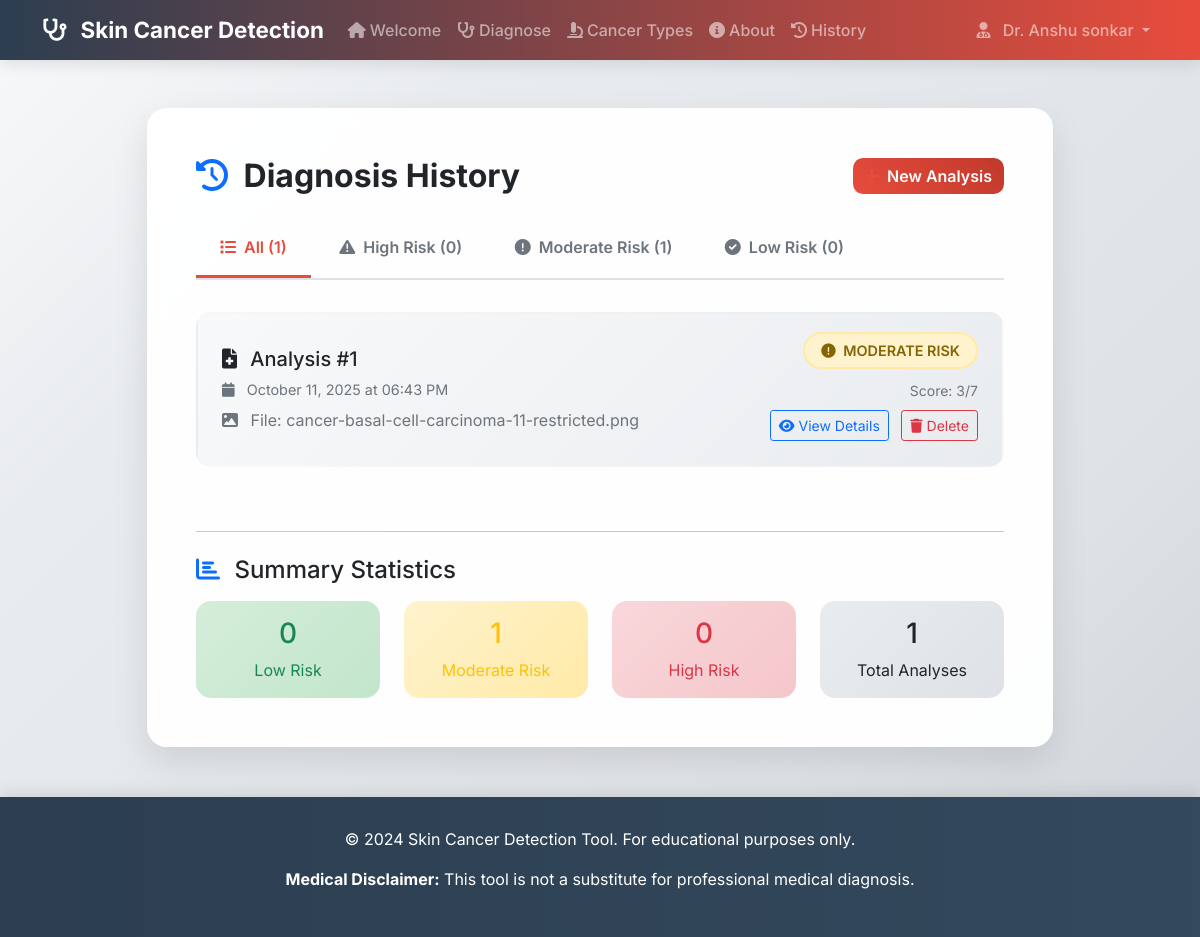
The page /history (signed in) on the database its author committed.
### app.py (models this page shows, shortened)
class User(UserMixin, db.Model):
    id = db.Column(db.Integer, primary_key=True)
    username = db.Column(db.String(80), unique=True, nullable=False)
    email = db.Column(db.String(120), unique=True, nullable=False)
    password_hash = db.Column(db.String(128), nullable=False)
    created_at = db.Column(db.DateTime, default=datetime.utcnow)

class AnalysisHistory(db.Model):
    id = db.Column(db.Integer, primary_key=True)
    user_id = db.Column(db.Integer, db.ForeignKey('user.id'), nullable=False)
    filename = db.Column(db.String(255), nullable=False)
    risk_level = db.Column(db.String(50), nullable=False)
    risk_score = db.Column(db.Integer, nullable=False)
    analysis_date = db.Column(db.DateTime, default=datetime.utcnow)
    user = db.relationship('User', backref=db.backref('analyses', lazy=True))

### app.py (the view)
@app.route('/history')
@login_required
def history():
    analyses = AnalysisHistory.query.filter_by(user_id=current_user.id).order_by(AnalysisHistory.analysis_date.desc()).all()
    return render_template('history.html', analyses=analyses)

### app.py (called while the page is built)
@login_manager.user_loader
def load_user(user_id):
    return User.query.get(int(user_id))

### Template/history.html (shortened to what this page needs)
{% extends "base.html" %}
{% block content %}
<div class="container-fluid">
    <div class="row justify-content-center">
        <div class="col-lg-10">
            <div class="history-card p-5 page-enter">
                <div class="d-flex justify-content-between align-items-center mb-4">
                    <h2 class="fw-bold mb-0">
                        <i class="fas fa-history text-primary me-2"></i>
                        Diagnosis History
                    </h2>
                    <div>
                        <a href="{{ url_for('diagnose') }}" class="btn btn-primary">
                            <i class="fas fa-plus me-2"></i>New Analysis
                        </a>
                    </div>
                </div>
                <div class="filter-tabs">
                    <button class="filter-tab active" onclick="filterAnalyses('all')">
                        <i class="fas fa-list me-2"></i>All ({{ analyses|length }})
                    </button>
                    <button class="filter-tab" onclick="filterAnalyses('HIGH')">
                        <i class="fas fa-exclamation-triangle me-2"></i>High Risk ({{ analyses|selectattr('risk_level', 'equalto', 'HIGH')|list|length }})
                    </button>
                    <button class="filter-tab" onclick="filterAnalyses('MODERATE')">
                        <i class="fas fa-exclamation-circle me-2"></i>Moderate Risk ({{ analyses|selectattr('risk_level', 'equalto', 'MODERATE')|list|length }})
                    </button>
                    <button class="filter-tab" onclick="filterAnalyses('LOW')">
                        <i class="fas fa-check-circle me-2"></i>Low Risk ({{ analyses|selectattr('risk_level', 'equalto', 'LOW')|list|length }})
                    </button>
                </div>
                {% if analyses %}
                <div id="analyses-container">
                    {% for analysis in analyses %}
                    <div class="analysis-item page-enter-delay" data-risk="{{ analysis.risk_level }}">
                        <div class="row align-items-center">
                            <div class="col-md-8">
                                <h5 class="mb-2">
                                    <i class="fas fa-file-medical me-2"></i>
                                    Analysis #{{ analysis.id }}
                                </h5>
                                <p class="analysis-date mb-2">
                                    <i class="fas fa-calendar me-2"></i>
                                    {{ analysis.analysis_date.strftime('%B %d, %Y at %I:%M %p') }}
                                </p>
                                <p class="text-muted mb-0">
                                    <i class="fas fa-image me-2"></i>
                                    File: {{ analysis.filename.split('_', 1)[1] if '_' in analysis.filename else analysis.filename }}
                                </p>
                            </div>
                            <div class="col-md-4 text-end">
                                <div class="mb-3">
                                    <span class="risk-badge risk-{{ analysis.risk_level }}">
                                        {% if analysis.risk_level == 'HIGH' %}
                                            <i class="fas fa-exclamation-triangle me-1"></i>
                                        {% elif analysis.risk_level == 'MODERATE' %}
                                            <i class="fas fa-exclamation-circle me-1"></i>
                                        {% else %}
                                            <i class="fas fa-check-circle me-1"></i>
                                        {% endif %}
                                        {{ analysis.risk_level }} RISK
                                    </span>
                                </div>
                                <div class="text-muted">
                                    <small>Score: {{ analysis.risk_score }}/7</small>
                                </div>
                                <div class="mt-2">
                                    <button class="btn btn-outline-primary btn-sm me-2" onclick="viewAnalysis('{{ analysis.id }}')">
                                        <i class="fas fa-eye me-1"></i>View Details
                                    </button>
                                    <button class="btn btn-outline-danger btn-sm" onclick="deleteAnalysis('{{ analysis.id }}')">
                                        <i class="fas fa-trash me-1"></i>Delete
                                    </button>
                                </div>
                            </div>
                        </div>
                    </div>
                    {% endfor %}
                </div>
                {% endif %}
                {% if analyses %}
                <div class="row mt-5">
                    <div class="col-12">
                        <hr class="mb-4">
                        <h4 class="mb-3">
                            <i class="fas fa-chart-bar text-primary me-2"></i>
                            Summary Statistics
                        </h4>
                        <div class="row g-4">
                            <div class="col-md-3">
                                <div class="text-center p-3" style="background: linear-gradient(135deg, #d4edda, #c3e6cb); border-radius: 15px;">
                                    <h3 class="text-success">{{ analyses|selectattr('risk_level', 'equalto', 'LOW')|list|length }}</h3>
                                    <p class="mb-0 text-success">Low Risk</p>
                                </div>
                            </div>
                            <div class="col-md-3">
                                <div class="text-center p-3" style="background: linear-gradient(135deg, #fff3cd, #ffeaa7); border-radius: 15px;">
                                    <h3 class="text-warning">{{ analyses|selectattr('risk_level', 'equalto', 'MODERATE')|list|length }}</h3>
                                    <p class="mb-0 text-warning">Moderate Risk</p>
                                </div>
                            </div>
                            <div class="col-md-3">
                                <div class="text-center p-3" style="background: linear-gradient(135deg, #f8d7da, #f5c6cb); border-radius: 15px;">
                                    <h3 class="text-danger">{{ analyses|selectattr('risk_level', 'equalto', 'HIGH')|list|length }}</h3>
                                    <p class="mb-0 text-danger">High Risk</p>
                                </div>
                            </div>
                            <div class="col-md-3">
                                <div class="text-center p-3" style="background: linear-gradient(135deg, #e9ecef, #dee2e6); border-radius: 15px;">
                                    <h3 class="text-dark">{{ analyses|length }}</h3>
                                    <p class="mb-0 text-dark">Total Analyses</p>
                                </div>
                            </div>
                        </div>
                    </div>
                </div>
                {% endif %}
            </div>
        </div>
    </div>
</div>
{% endblock %}

### Template/base.html (shortened to what this page needs)
<!DOCTYPE html>
<html lang="en">
<head>
    <link href="https://cdn.jsdelivr.net/npm/bootstrap@5.1.3/dist/css/bootstrap.min.css" rel="stylesheet">
    <link href="https://cdnjs.cloudflare.com/ajax/libs/font-awesome/6.0.0/css/all.min.css" rel="stylesheet">
    <link href="{{ url_for('static', filename='css/animations.css') }}" rel="stylesheet">
</head>
<body>
    <nav class="navbar navbar-expand-lg navbar-dark navbar-enhanced">
        <div class="container">
            <a class="navbar-brand" href="{% if current_user.is_authenticated %}{{ url_for('welcome') }}{% else %}{{ url_for('login') }}{% endif %}">
                <i class="fas fa-stethoscope me-2 stethoscope-animated"></i>
                <span class="d-none d-md-inline">Skin Cancer Detection</span>
            </a>
            <div class="collapse navbar-collapse" id="navbarNav">
                {% if current_user.is_authenticated %}
                <ul class="navbar-nav me-auto">
                    <li class="nav-item">
                        <a class="nav-link nav-link-enhanced" href="{{ url_for('welcome') }}">
                            <i class="fas fa-home me-1 medical-icon-animated"></i>Welcome
                        </a>
                    </li>
                    <li class="nav-item">
                        <a class="nav-link nav-link-enhanced" href="{{ url_for('diagnose') }}">
                            <i class="fas fa-stethoscope me-1 medical-icon-animated"></i>Diagnose
                        </a>
                    </li>
                    <li class="nav-item">
                        <a class="nav-link nav-link-enhanced" href="{{ url_for('cancer_types') }}">
                            <i class="fas fa-microscope me-1 medical-icon-animated"></i>Cancer Types
                        </a>
                    </li>
                    <li class="nav-item">
                        <a class="nav-link nav-link-enhanced" href="{{ url_for('about') }}">
                            <i class="fas fa-info-circle me-1 medical-icon-animated"></i>About
                        </a>
                    </li>
                    <li class="nav-item">
                        <a class="nav-link nav-link-enhanced" href="{{ url_for('history') }}">
                            <i class="fas fa-history me-1 medical-icon-animated"></i>History
                        </a>
                    </li>
                </ul>
                <ul class="navbar-nav">
                    <li class="nav-item dropdown">
                        <a class="nav-link dropdown-toggle" href="#" id="navbarDropdown" role="button" data-bs-toggle="dropdown">
                            <i class="fas fa-user-md me-2"></i>
                            <span class="d-none d-md-inline">Dr. {{ current_user.username }}</span>
                        </a>
                    </li>
                </ul>
                {% endif %}
            </div>
        </div>
    </nav>
    <div class="container my-5">
        {% block content %}{% endblock %}
    </div>
    <footer class="footer">
        <div class="container">
            <p>&copy; 2024 Skin Cancer Detection Tool. For educational purposes only.</p>
            <p><strong>Medical Disclaimer:</strong> This tool is not a substitute for professional medical diagnosis.</p>
        </div>
    </footer>
</body>
</html>

### static/css/animations.css (style rules this page uses)
.navbar-enhanced { backdrop-filter: blur(10px); background: linear-gradient(90deg, rgba(44, 62, 80, 0.95) 0%, rgba(231, 76, 60, 0.95) 100%) !important; }
.nav-link-enhanced { position: relative; transition: all 0.3s ease; }
.nav-link-enhanced::after { content: ''; position: absolute; bottom: -5px; left: 50%; width: 0; height: 2px; background: rgba(255, 255, 255, 0.8); transition: all 0.3s ease; transform: translateX(-50%); }
.medical-icon-animated { transition: all 0.3s ease; display: inline-block; }
.medical-cross-animated { animation: medicalCross 4s ease-in-out infinite; color: var(--medical-primary); }
.stethoscope-animated { animation: stethoscope 2s ease-in-out infinite; transform-origin: center bottom; }
.page-enter { animation: fadeInUp 0.6s ease-out; }
.page-enter-delay { animation: fadeInUp 0.6s ease-out 0.2s both; }
.page-enter-delay-2 { animation: fadeInUp 0.6s ease-out 0.4s both; }

### Template/base.html (style rules this page uses)
:root { --bg-primary: linear-gradient(135deg, #f8f9fa 0%, #e9ecef 25%, #dee2e6 75%, #ced4da 100%); --bg-secondary: rgba(255, 255, 255, 0.95); --text-primary: #212529; --text-secondary: #6c757d; --text-contrast: #ffffff; --border-color: rgba(0, 0, 0, 0.125); --shadow-color: rgba(0, 0, 0, 0.15); }
body { background: var(--bg-primary); min-height: 100vh; font-family: 'Inter', 'Segoe UI', Tahoma, Geneva, Verdana, sans-serif; position: relative; overflow-x: hidden; color: var(--text-primary); transition: all 0.3s ease; }
:root { --medical-primary: #e74c3c; --medical-secondary: #3498db; --medical-success: #27ae60; --medical-warning: #f39c12; --medical-danger: #e74c3c; --medical-light: #ecf0f1; --medical-dark: #2c3e50; }
.navbar-brand { font-weight: 700; font-size: 1.4rem; color: #fff !important; }
.navbar { background: linear-gradient(90deg, var(--medical-dark) 0%, var(--medical-primary) 100%) !important; box-shadow: 0 4px 15px rgba(0,0,0,0.1); }
.btn-primary { background: linear-gradient(45deg, var(--medical-primary), #c0392b); border: none; border-radius: 10px; font-weight: 600; transition: all 0.3s ease; }
.nav-link { font-weight: 500; transition: all 0.3s ease; }
.footer { background: linear-gradient(90deg, var(--medical-dark) 0%, #34495e 100%); color: white; text-align: center; padding: 30px 0; margin-top: 50px; box-shadow: 0 -4px 15px rgba(0,0,0,0.1); }
.text-muted { color: var(--text-secondary) !important; }
.navbar .dropdown { position: relative; z-index: 9999 !important; }
.navbar { z-index: 9998 !important; position: relative; }
.dropdown-toggle::after { border-top: 0.3em solid; border-right: 0.3em solid transparent; border-bottom: 0; border-left: 0.3em solid transparent; }

### Template/history.html (style rules this page uses)
.history-card { background: rgba(255, 255, 255, 0.95); backdrop-filter: blur(10px); border-radius: 20px; box-shadow: 0 15px 35px rgba(0, 0, 0, 0.1); border: 1px solid rgba(255, 255, 255, 0.2); }
.analysis-item { background: linear-gradient(135deg, #f8f9fa, #e9ecef); border-radius: 15px; padding: 1.5rem; margin-bottom: 1rem; transition: all 0.3s ease; border: 2px solid transparent; }
.risk-badge { font-size: 0.9rem; padding: 0.5rem 1rem; border-radius: 20px; font-weight: 600; }
.risk-MODERATE { background: #fff3cd; color: #856404; border: 2px solid #ffeaa7; }
.analysis-date { font-size: 0.9rem; color: #6c757d; }
.filter-tabs { border-bottom: 2px solid #dee2e6; margin-bottom: 2rem; }
.filter-tab { background: none; border: none; padding: 1rem 1.5rem; font-weight: 600; color: #6c757d; border-bottom: 3px solid transparent; transition: all 0.3s ease; }
.filter-tab.active { color: #e74c3c; border-bottom-color: #e74c3c; }

### rows shown on the page
User: username "Anshu sonkar"
AnalysisHistory: id "1", analysis_date "October 11, 2025 at 06:43 PM", filename "cancer-basal-cell-carcinoma-11-restricted.png", risk_level "MODERATE", risk_score "3"

### other values the page prints
{{ analyses|length }} "1"
{{ analyses|selectattr('risk_level', 'equalto', 'HIGH')|list|length }} "0"
{{ analyses|selectattr('risk_level', 'equalto', 'MODERATE')|list|length }} "1"
{{ analyses|selectattr('risk_level', 'equalto', 'LOW')|list|length }} "0"
